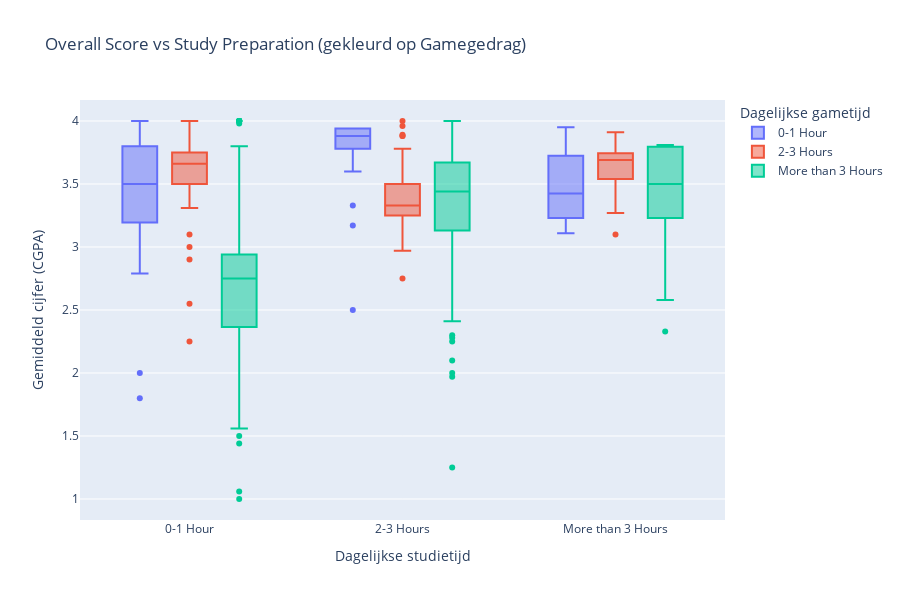

Notebook cell for this chart:
### Markdown cell above
#### 3.1.3 Argument 3 voor perspectief 1 (DRAFT)

Hoewel vaak wordt aangenomen dat gamen ten koste gaat van studietijd, laat deze visualisatie zien dat studenten met een hogere gametijd nog steeds goede prestaties kunnen leveren mits ze voldoende voorbereidingstijd investeren. Vooral binnen de groep die ‘More than 3 Hours’ per dag gamet, zijn nog steeds studenten te vinden met hoge Overall scores, zolang hun Preparation ook hoog is.

### Code cell
import pandas as pd
import plotly.express as px

# Laad dataset
df2 = pd.read_csv("ResearchInformation3.csv")

# Houd alleen relevante kolommen over
df2_clean = df2[["Preparation", "Gaming", "Overall"]].dropna().copy()

# Standaardiseer de ordinale categorieën
prep_order = ["0-1 Hour", "2-3 Hours", "More than 3 Hours"]
game_order = ["0-1 Hour", "2-3 Hours", "More than 3 Hours"]

df2_clean = df2_clean[df2_clean["Preparation"].isin(prep_order)]
df2_clean["Preparation"] = pd.Categorical(df2_clean["Preparation"], categories=prep_order, ordered=True)

df2_clean = df2_clean[df2_clean["Gaming"].isin(game_order)]
df2_clean["Gaming"] = pd.Categorical(df2_clean["Gaming"], categories=game_order, ordered=True)

# Maak de boxplot
fig = px.box(
    df2_clean,
    x="Preparation",
    y="Overall",
    color="Gaming",
    title="Overall Score vs Study Preparation (gekleurd op Gamegedrag)",
    labels={
        "Preparation": "Dagelijkse studietijd",
        "Overall": "Gemiddeld cijfer (CGPA)",
        "Gaming": "Dagelijkse gametijd"
    },
    category_orders={
        "Preparation": prep_order,
        "Gaming": game_order
    },
    height= 600
)

fig.show()

### Figure 1 — Plotly figure (JSON) as saved in the notebook; plotly's stock layout.template omitted (floating-point values rounded to 4 significant figures; data arrays with more than 128 entries replaced by an {"elided": "..."} marker saying what was removed)
{"data": [{"alignmentgroup": "True", "hovertemplate": "Dagelijkse gametijd=0-1 Hour<br>Dagelijkse studietijd=%{x}<br>Gemiddeld cijfer (CGPA)=%{y}<extra></extra>", "legendgroup": "0-1 Hour", "marker": {"color": "#636efa"}, "name": "0-1 Hour", "notched": false, "offsetgroup": "0-1 Hour", "orientation": "v", "showlegend": true, "type": "box", "x": ["More than 3 Hours", "0-1 Hour", "0-1 Hour", "0-1 Hour", "2-3 Hours", "0-1 Hour", "0-1 Hour", "More than 3 Hours", "0-1 Hour", "0-1 Hour", "0-1 Hour", "0-1 Hour", "2-3 Hours", "2-3 Hours", "2-3 Hours", "2-3 Hours", "0-1 Hour", "0-1 Hour", "0-1 Hour", "2-3 Hours", "2-3 Hours", "2-3 Hours", "2-3 Hours", "2-3 Hours", "2-3 Hours", "2-3 Hours", "0-1 Hour", "2-3 Hours", "2-3 Hours", "2-3 Hours", "2-3 Hours", "2-3 Hours", "2-3 Hours", "2-3 Hours", "2-3 Hours", "2-3 Hours", "2-3 Hours", "2-3 Hours", "2-3 Hours", "2-3 Hours", "More than 3 Hours", "0-1 Hour", "2-3 Hours", "2-3 Hours", "0-1 Hour", "2-3 Hours", "0-1 Hour", "More than 3 Hours", "2-3 Hours", "2-3 Hours"], "x0": " ", "xaxis": "x", "y": [3.35, 3.467, 1.8, 2.0, 2.5, 2.79, 3.0, 3.11, 3.39, 3.5, 3.5, 3.54, 3.65, 3.65, 3.78, 3.78, 3.8, 3.8, 3.84, 3.87, 3.88, 3.88, 3.88, 3.88, 3.88, 3.88, 3.93, 3.94, 3.94, 3.94, 3.94, 3.94, 3.94, 3.94, 3.94, 3.94, 3.94, 3.94, 3.94, 3.94, 3.95, 4.0, 3.33, 3.6, 3.8, 3.17, 3.5, 3.5, 3.78, 3.94], "y0": " ", "yaxis": "y"}, {"alignmentgroup": "True", "hovertemplate": "Dagelijkse gametijd=2-3 Hours<br>Dagelijkse studietijd=%{x}<br>Gemiddeld cijfer (CGPA)=%{y}<extra></extra>", "legendgroup": "2-3 Hours", "marker": {"color": "#EF553B"}, "name": "2-3 Hours", "notched": false, "offsetgroup": "2-3 Hours", "orientation": "v", "showlegend": true, "type": "box", "x": {"elided": "141 str values"}, "x0": " ", "xaxis": "x", "y": {"elided": "141 float values"}, "y0": " ", "yaxis": "y"}, {"alignmentgroup": "True", "hovertemplate": "Dagelijkse gametijd=More than 3 Hours<br>Dagelijkse studietijd=%{x}<br>Gemiddeld cijfer (CGPA)=%{y}<extra></extra>", "legendgroup": "More than 3 Hours", "marker": {"color": "#00cc96"}, "name": "More than 3 Hours", "notched": false, "offsetgroup": "More than 3 Hours", "orientation": "v", "showlegend": true, "type": "box", "x": {"elided": "302 str values"}, "x0": " ", "xaxis": "x", "y": {"elided": "302 float values"}, "y0": " ", "yaxis": "y"}], "layout": {"boxmode": "group", "height": 600, "legend": {"title": {"text": "Dagelijkse gametijd"}, "tracegroupgap": 0}, "title": {"text": "Overall Score vs Study Preparation (gekleurd op Gamegedrag)"}, "xaxis": {"anchor": "y", "categoryarray": ["0-1 Hour", "2-3 Hours", "More than 3 Hours"], "categoryorder": "array", "domain": [0, 1], "title": {"text": "Dagelijkse studietijd"}}, "yaxis": {"anchor": "x", "domain": [0, 1], "title": {"text": "Gemiddeld cijfer (CGPA)"}}}}
